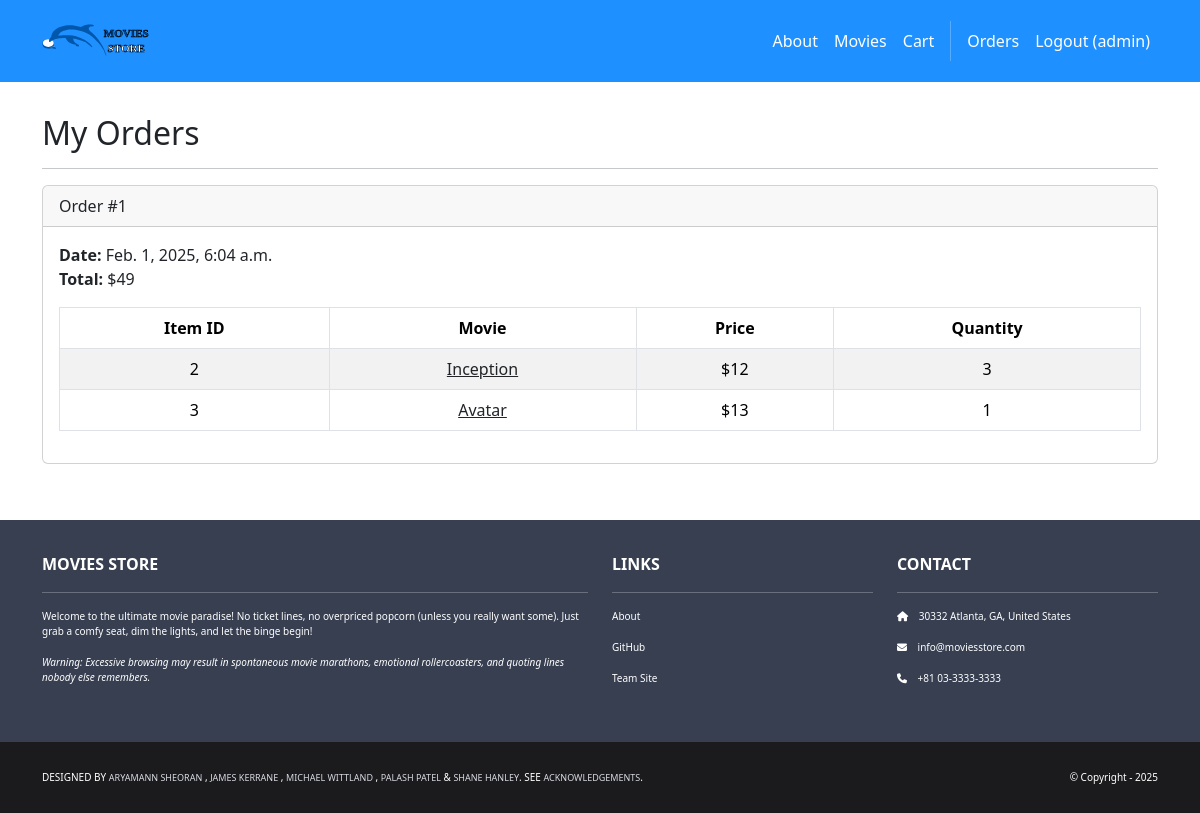
Page /accounts/orders/ (signed in) on the committed database.
### cart/models.py (models this page shows, shortened)
class Order(models.Model):
    id = models.AutoField(primary_key=True)
    total = models.IntegerField()
    date = models.DateTimeField(auto_now_add=True)
    user = models.ForeignKey(User, on_delete=models.CASCADE)

class Item(models.Model):
    id = models.AutoField(primary_key=True)
    price = models.IntegerField()
    quantity = models.IntegerField()
    order = models.ForeignKey(Order, on_delete=models.CASCADE)
    movie = models.ForeignKey(Movie, on_delete=models.CASCADE)

### movies/models.py (models this page shows, shortened)
class Movie(models.Model):
    id = models.AutoField(primary_key=True)
    name = models.CharField(max_length=255)
    price = models.IntegerField()
    description = models.TextField()
    image = models.ImageField(upload_to='movie_images/')
    trailer_youtube_id = models.CharField(max_length=11)

### accounts/views.py (the view)
# urls.py: path('orders/', views.orders, name='accounts.orders'),
@login_required
def orders(request):
    template_data = {}
    template_data['title'] = 'Orders'
    template_data['orders'] = request.user.order_set.all()
    return render(request, 'accounts/orders.html', {'template_data': template_data})

### accounts/templates/accounts/orders.html
{% extends 'base.html' %}
{% block content %}
<div class="p-3">
    <div class="container">
        <div class="row mt-3">
            <div class="col mx-auto mb-3">
                <h2>My Orders</h2>
                <hr />
    {% for order in template_data.orders %}
    <div class="card mb-4">
        <div class="card-header">
            Order #{{ order.id }}
        </div>
        <div class="card-body">
        <b>Date:</b> {{ order.date }}<br />
        <b>Total:</b> ${{ order.total }}<br />
        <table class="table table-bordered table-striped text-center mt-3">
        <thead>
            <tr>
            <th scope="col">Item ID</th>
            <th scope="col">Movie</th>
            <th scope="col">Price</th>
            <th scope="col">Quantity</th>
            </tr>
        </thead>
    <tbody>
        {% for item in order.item_set.all %}
        <tr>
            <td>{{ item.movie.id }}</td>
            <td>
                <a class="link-dark" href="{% url 'movies.show' id=item.movie.id %}">
                {{ item.movie.name }}
                </a>
            </td>
            <td>${{ item.movie.price }}</td>
            <td>{{ item.quantity }}</td>
        </tr>
    {% endfor %}
    </tbody>
    </table>
    </div>
    </div>
    {% endfor %}
    </div>
    </div>
    </div>
</div>
{% endblock content %}

### moviesstore/templates/base.html (shortened to what this page needs)
<!DOCTYPE html>
<html>
  {% load static %}
  <head>
    <link
      href="https://cdn.jsdelivr.net/npm/bootstrap@5.3.3/dist/css/bootstrap.min.css"
      rel="stylesheet"
    />
    <link
      rel="stylesheet"
      href="https://cdnjs.cloudflare.com/ajax/libs/font-awesome/6.1.1/css/all.min.css"
    />
    <link
      rel="stylesheet"
      type="text/css"
      href="{% static 'css/style.css' %}"
    />
  </head>
  <body>
    <nav class="p-3 navbar navbar-light bg-primary navbar-expand-lg">
      <div class="container">
        <a class="navbar-brand" href="{% url 'home.index' %}">
          <img src="{% static 'img/logo.svg' %}" alt="logo" height="40" />
        </a>
        <div class="collapse navbar-collapse" id="navbarNavAltMarkup">
          <div class="navbar-nav ms-auto navbar-ml">
            <a class="nav-link" href="{% url 'home.about' %}">About</a>
            <a class="nav-link" href="{% url 'movies.index' %}">Movies</a>
            <a class="nav-link" href="{% url 'cart.index' %}">Cart</a>
              {% if user.is_authenticated %}
              <a class="nav-link"
                href="{% url 'accounts.orders' %}">Orders
              </a>
                 <a class="nav-link"
                 href="{% url 'accounts.logout' %}">Logout ({{user.username }})</a>
              {% endif %}
          </div>
        </div>
      </div>
    </nav>
    <div>{% block content %} {% endblock content %}</div>
    <section class="p-3 ms-footer bg-secondary d-none d-md-block">
      <div class="container">
        <div class="row mt-3 text-white">
          <div class="col-md-6 col-lg-6 col-xl-6 mx-auto mb-4">
            <b>MOVIES STORE</b>
            <hr />
            <p>
              Welcome to the ultimate movie paradise! No ticket lines,
              no overpriced popcorn (unless you really want some).
              Just grab a comfy seat, dim the lights, and let the binge begin!
            </p>
            <p>
            <i>Warning: Excessive browsing may result in spontaneous movie marathons,
                 emotional rollercoasters, and quoting lines nobody else remembers.</i>
            </p>
          </div>
          <div class="col-md-3 col-lg-3 col-xl-3 mx-auto mb-4">
            <b>LINKS</b>
            <hr />
            <p><a class="nav-link" href="{% url 'home.about' %}"> About </a></p>
              <p><a class="nav-link" href="https://github.com/thatrobotdev/moviesstore"> GitHub </a></p>
              <p><a class="nav-link" href="https://thatrobotdev.github.io/cs-2340-team-website"> Team Site </a></p>
          </div>
          <div class="col-md-3 col-lg-3 col-xl-3 mx-auto mb-4">
            <b>CONTACT</b>
            <hr />
            <p><i class="fas fa-home me-2"></i> 30332 Atlanta, GA, United States</p>
            <p>
              <i class="fas fa-envelope me-2"></i>
              info@moviesstore.com
            </p>
            <p>
              <i class="fas fa-phone me-2"></i>
              +81 03-3333-3333
            </p>
          </div>
        </div>
      </div>
    </section>
    <section class="p-3 ms-footer-bottom bg-dark">
      <div class="container d-flex justify-content-between">
        <div class="me-5 text-white">
          <span
            >DESIGNED BY
            <a href="https://linkedin.com/in/aryamann-sheoran" target="_blank"
              >ARYAMANN SHEORAN</a
            >
            ,
            <a href="https://www.jameskerrane.com/" target="_blank"
              >JAMES KERRANE</a
            >
            ,
            <a href="https://www.linkedin.com/in/michael-wittland-323081295?utm_source=share&utm_campaign=share_via&utm_content=profile&utm_medium=ios_app" target="_blank"
              >MICHAEL WITTLAND</a
            >
            ,
            <a href="https://www.linkedin.com/in/palash-patel-1b001a210/" target="_blank"
              >PALASH PATEL</a
            >
            &
            <a href="https://www.linkedin.com/in/shane-hanley-a46972258" target="_blank"
              >SHANE HANLEY</a
            >. SEE <a href={% url 'home.about' %}#acknowledgements>ACKNOWLEDGEMENTS</a>.
          </span>
        </div>
        <div class="text-white">
          <span>© Copyright - 2025</span>
        </div>
      </div>
    </section>
  </body>
</html>

### moviesstore/static/css/style.css (style rules this page uses)
.navbar a.nav-link { color: #fff !important; }
.bg-dark { background-color: #1B1B1E !important; }
.bg-primary { background-color: #1e90ff !important; }
.bg-secondary { background-color: #373F51 !important; }
.ms-footer p { font-size: 10px; }
.ms-footer-bottom span { font-size: 10px; line-height: 38px; }
.ms-footer-bottom a { color: #D8DBE2; text-decoration: none; font-size: 9px !important; }

### rows in the picture
Order: id "1", date "Feb. 1, 2025, 6:04 a.m.", total "49"
Item: movie.id "2", movie.name "Inception", movie.price "12", quantity "3"
Item: movie.id "3", movie.name "Avatar", movie.price "13", quantity "1"

### other values in the picture
{{ user.username }} "admin"
